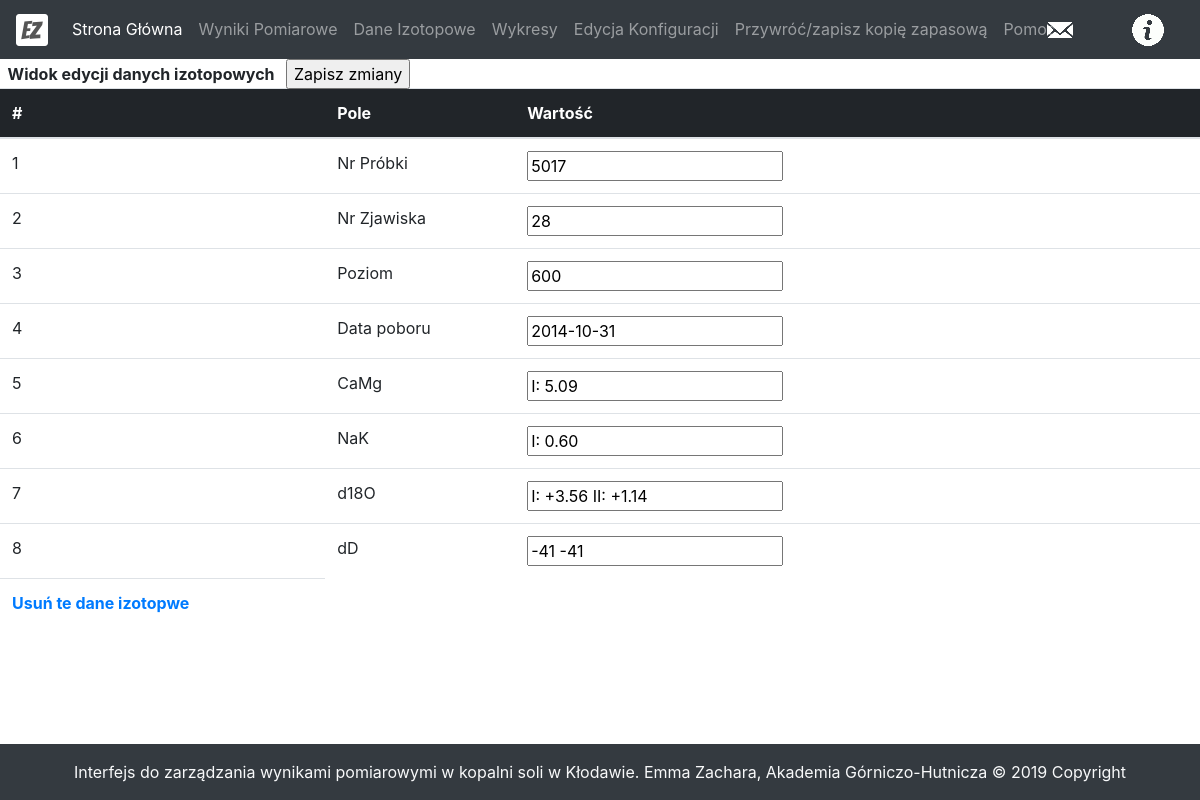
Page /editIsotope/102 on the earlier database version.
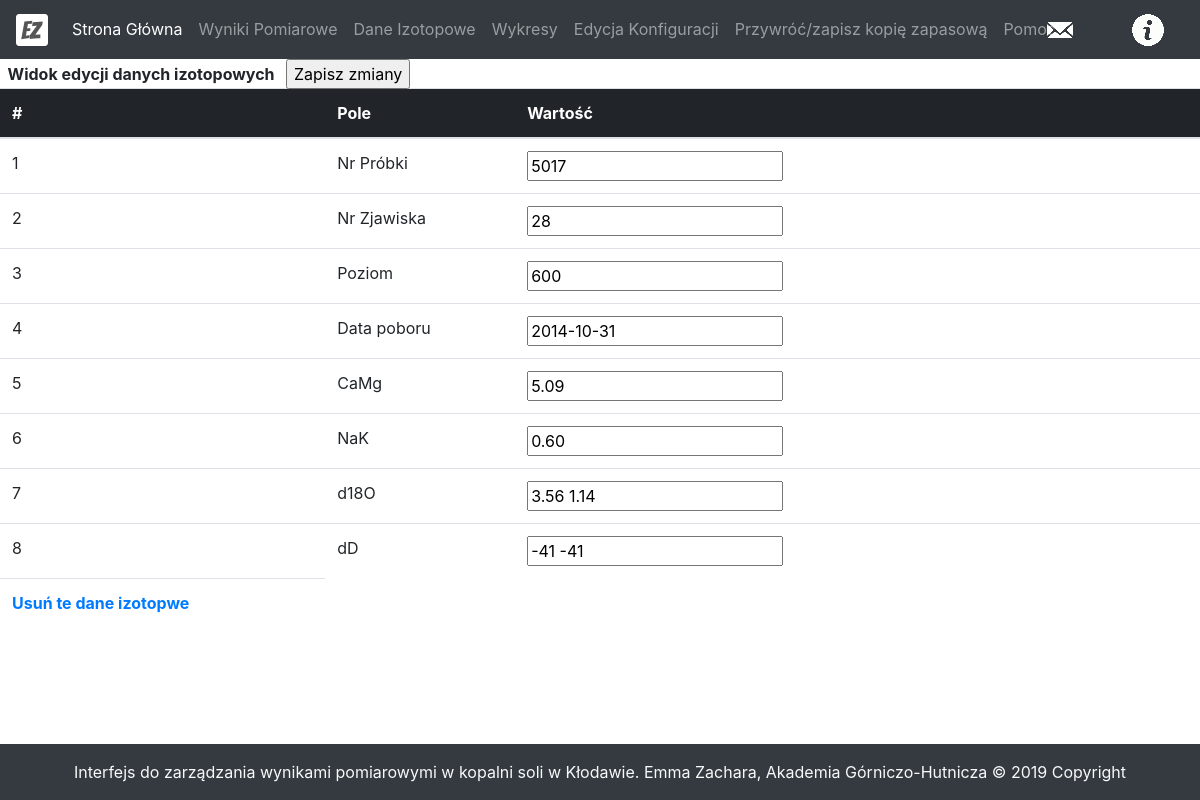
Same page on the later database version.
### tables this page shows
CREATE TABLE izotopy(
 id INTEGER PRIMARY KEY AUTOINCREMENT,
 nr_probki	VARCHAR,
 nr_zjawiska VARCHAR,
 data_poboru VARCHAR,
 camg VARCHAR,
 nak VARCHAR,
 d18o VARCHAR,
 dd VARCHAR
, poziom TEXT);

### main.py (the view)
@app.route('/editIsotope/<int:id>', methods = ['GET', 'POST'])
def editIsotope(id):
    edited = False
    if request.method == 'POST':
        edited = True
        updateIsotope(id, request.form)
    isotope = getIsotope(id)
    isotopes = [isotope]
    convertNulls(isotopes, character='')
    return render_template('editIsotope.html', isotope=isotopes[0], edited=edited)

### dbUtils.py (called while the page is built)
def dict_factory(cursor, row):
    d = OrderedDict()
    for idx, col in enumerate(cursor.description):
        d[col[0]] = row[idx]
    return d

def getIsotope(id):
    conn = sqlite3.connect('data.db')
    cursor = conn.cursor()
    query = 'select * from izotopy where id = {0}'.format(id)
    for row in cursor.execute(query):
        r = row
    isotope = dict_factory(cursor, r)
    conn.close()
    return isotope

def convertNulls(sampleList, character='--'):
    for index, sample in enumerate(sampleList):
        for key, value in sample.items():
            if value==None:
                sampleList[index][key]=character

### templates/editIsotope.html (shortened to what this page needs)
{% extends 'layout.html' %}
{% block body %}
	<div>
		<form method="POST" action="/editIsotope/{{isotope.id}}">
			<table class="table">
				<thead>
					<tr>
						<div>
							<b>&nbsp; Widok edycji danych izotopowych &nbsp; </b>
							<input type="submit" value="Zapisz zmiany">&nbsp;
						</div>
					</tr>
					<tr>
						<th>#</th>
						<th>Pole</th>
						<th>Wartość</th>
						<th></th>
						<th></th>
						<th></th>
						<th></th>
						<th></th>
						<th></th>
					</tr>
				</thead>
  				<tbody>
  				  <tr>
					  <td>1</td>
					  <td>Nr Próbki</td>
					  <td><input type="text" name="nr_probki" value="{{isotope.nr_probki}}"></td>
					  <td></td>
					  <td></td>
					  <td></td>
					  <td></td>
					  <td></td>
					  <td></td>
  				  </tr>
				  <tr>
					  <td>2</td>
					  <td>Nr Zjawiska</td>
					  <td><input type="text" name="nr_zjawiska" value="{{isotope.nr_zjawiska}}"></td>
					  <td></td>
					  <td></td>
					  <td></td>
					  <td></td>
					  <td></td>
					  <td></td>
  				  </tr>
				  <tr>
					  <td>3</td>
					  <td>Poziom</td>
					  <td><input type="text" name="poziom" value="{{isotope.poziom}}"></td>
					  <td></td>
					  <td></td>
					  <td></td>
					  <td></td>
					  <td></td>
					  <td></td>
  				  </tr>
				  <tr>
					  <td>4</td>
					  <td>Data poboru</td>
					  <td><input type="text" name="data_poboru" value="{{isotope.data_poboru}}"></td>
					  <td></td>
					  <td></td>
					  <td></td>
					  <td></td>
					  <td></td>
					  <td></td>
  				  </tr>
				  <tr>
					  <td>5</td>
					  <td>CaMg</td>
					  <td><input type="text" name="camg" value="{{isotope.camg}}"></td>
					  <td></td>
					  <td></td>
					  <td></td>
					  <td></td>
					  <td></td>
					  <td></td>
  				  </tr>
				  <tr>
					  <td>6</td>
					  <td>NaK</td>
					  <td><input type="text" name="nak" value="{{isotope.nak}}"></td>
					  <td></td>
					  <td></td>
					  <td></td>
					  <td></td>
					  <td></td>
					  <td></td>
  				  </tr>
				  <tr>
					  <td>7</td>
					  <td>d18O</td>
					  <td><input type="text" name="d18o" value="{{isotope.d18o}}"></td>
					  <td></td>
					  <td></td>
					  <td></td>
					  <td></td>
					  <td></td>
					  <td></td>
  				  </tr>
				  <tr>
					  <td>8</td>
					  <td>dD</td>
					  <td><input type="text" name="dd" value="{{isotope.dd}}"></td>
					  <td></td>
					  <td></td>
					  <td></td>
					  <td></td>
					  <td></td>
					  <td></td>
  				  </tr>
				  <tr>
					  <td><b><a href="/deleteIsotope/{{isotope.id}}">Usuń te dane izotopwe</a></b></td>
				  </tr>
				</tbody>
			</table>
		</form>
	</div>
{% endblock %}

Differences in the rows shown:
changed izotopy: camg "I: 5.09" → "5.09"; nak "I: 0.60" → "0.60"; d18o "I: +3.56 II: +1.14" → "3.56 1.14"
